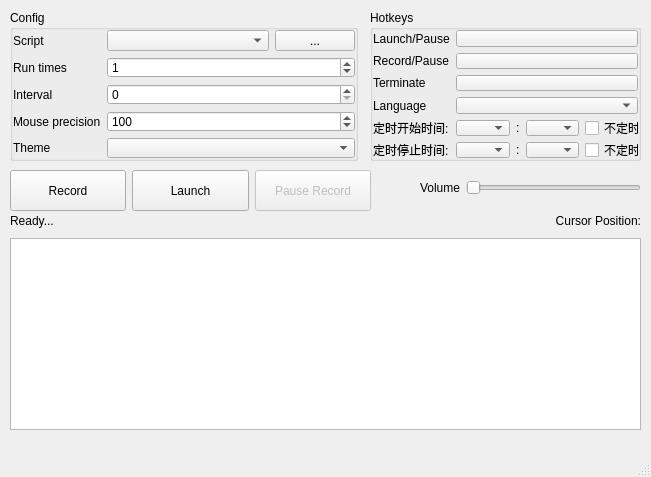
<?xml version="1.0" encoding="UTF-8"?>
<ui version="4.0">
 <class>UIView</class>
 <widget class="QMainWindow" name="UIView">
  <property name="geometry">
   <rect>
    <x>0</x>
    <y>0</y>
    <width>651</width>
    <height>477</height>
   </rect>
  </property>
  <property name="windowTitle">
   <string>KeymouseGo v5.2.1</string>
  </property>
  <property name="windowIcon">
   <iconset resource="assets.qrc">
    <normaloff>:/pic/Mondrian.png</normaloff>:/pic/Mondrian.png</iconset>
  </property>
  <widget class="QWidget" name="centralwidget">
   <widget class="QGroupBox" name="groupBox">
    <property name="geometry">
     <rect>
      <x>370</x>
      <y>10</y>
      <width>271</width>
      <height>151</height>
     </rect>
    </property>
    <property name="title">
     <string>Hotkeys</string>
    </property>
    <layout class="QGridLayout" name="gridLayout_3">
     <property name="leftMargin">
      <number>0</number>
     </property>
     <property name="topMargin">
      <number>0</number>
     </property>
     <property name="rightMargin">
      <number>0</number>
     </property>
     <property name="bottomMargin">
      <number>0</number>
     </property>
     <item row="3" column="0">
      <widget class="QLabel" name="label_language">
       <property name="text">
        <string>Language</string>
       </property>
      </widget>
     </item>
     <item row="2" column="0">
      <widget class="QLabel" name="label_stop">
       <property name="text">
        <string>Terminate</string>
       </property>
      </widget>
     </item>
     <item row="3" column="1">
      <widget class="QComboBox" name="choice_language">
       <property name="sizePolicy">
        <sizepolicy hsizetype="Minimum" vsizetype="Minimum">
         <horstretch>0</horstretch>
         <verstretch>0</verstretch>
        </sizepolicy>
       </property>
      </widget>
     </item>
     <item row="0" column="0">
      <widget class="QLabel" name="label_start_key">
       <property name="text">
        <string>Launch/Pause</string>
       </property>
      </widget>
     </item>
     <item row="1" column="0">
      <widget class="QLabel" name="label_record">
       <property name="text">
        <string>Record/Pause</string>
       </property>
      </widget>
     </item>
     <item row="0" column="1">
      <widget class="QPushButton" name="hotkey_start">
       <property name="text">
        <string/>
       </property>
      </widget>
     </item>
     <item row="1" column="1">
      <widget class="QPushButton" name="hotkey_record">
       <property name="text">
        <string/>
       </property>
      </widget>
     </item>
     <item row="2" column="1">
      <widget class="QPushButton" name="hotkey_stop">
       <property name="text">
        <string/>
       </property>
      </widget>
     </item>
     <item row="4" column="0">
      <widget class="QLabel" name="label_start_time">
       <property name="text">
        <string>定时开始时间:</string>
       </property>
      </widget>
     </item>
     <item row="4" column="1">
      <layout class="QHBoxLayout" name="horizontalLayout_3">
       <item>
        <widget class="QComboBox" name="combo_start_hour"/>
       </item>
       <item>
        <widget class="QLabel" name="label">
         <property name="text">
          <string>:</string>
         </property>
        </widget>
       </item>
       <item>
        <widget class="QComboBox" name="combo_start_min"/>
       </item>
       <item>
        <widget class="QCheckBox" name="checkbox_no_timing_start">
         <property name="text">
          <string>不定时</string>
         </property>
        </widget>
       </item>
      </layout>
     </item>
     <item row="5" column="0">
      <widget class="QLabel" name="label_stop_time">
       <property name="text">
        <string>定时停止时间:</string>
       </property>
      </widget>
     </item>
     <item row="5" column="1">
      <layout class="QHBoxLayout" name="horizontalLayout_4">
       <item>
        <widget class="QComboBox" name="combo_stop_hour"/>
       </item>
       <item>
        <widget class="QLabel" name="label_2">
         <property name="text">
          <string>:</string>
         </property>
        </widget>
       </item>
       <item>
        <widget class="QComboBox" name="combo_stop_min"/>
       </item>
       <item>
        <widget class="QCheckBox" name="checkbox_no_timing_stop">
         <property name="text">
          <string>不定时</string>
         </property>
        </widget>
       </item>
      </layout>
     </item>
    </layout>
   </widget>
   <widget class="QWidget" name="horizontalLayoutWidget">
    <property name="geometry">
     <rect>
      <x>10</x>
      <y>170</y>
      <width>361</width>
      <height>41</height>
     </rect>
    </property>
    <layout class="QHBoxLayout" name="horizontalLayout">
     <property name="sizeConstraint">
      <enum>QLayout::SetDefaultConstraint</enum>
     </property>
     <item>
      <widget class="QPushButton" name="btrecord">
       <property name="sizePolicy">
        <sizepolicy hsizetype="Minimum" vsizetype="Minimum">
         <horstretch>0</horstretch>
         <verstretch>0</verstretch>
        </sizepolicy>
       </property>
       <property name="text">
        <string>Record</string>
       </property>
      </widget>
     </item>
     <item>
      <widget class="QPushButton" name="btrun">
       <property name="sizePolicy">
        <sizepolicy hsizetype="Minimum" vsizetype="Minimum">
         <horstretch>0</horstretch>
         <verstretch>0</verstretch>
        </sizepolicy>
       </property>
       <property name="text">
        <string>Launch</string>
       </property>
      </widget>
     </item>
     <item>
      <widget class="QPushButton" name="btpauserecord">
       <property name="enabled">
        <bool>false</bool>
       </property>
       <property name="sizePolicy">
        <sizepolicy hsizetype="Minimum" vsizetype="Minimum">
         <horstretch>0</horstretch>
         <verstretch>0</verstretch>
        </sizepolicy>
       </property>
       <property name="text">
        <string>Pause Record</string>
       </property>
      </widget>
     </item>
    </layout>
   </widget>
   <widget class="QWidget" name="verticalLayoutWidget">
    <property name="geometry">
     <rect>
      <x>10</x>
      <y>210</y>
      <width>631</width>
      <height>220</height>
     </rect>
    </property>
    <layout class="QVBoxLayout" name="verticalLayout">
     <item>
      <layout class="QHBoxLayout" name="horizontalLayout_2">
       <item>
        <widget class="QLabel" name="tnumrd">
         <property name="text">
          <string>Ready...</string>
         </property>
        </widget>
       </item>
       <item>
        <widget class="QLabel" name="label_cursor_pos">
         <property name="layoutDirection">
          <enum>Qt::RightToLeft</enum>
         </property>
         <property name="text">
          <string>Cursor Position:</string>
         </property>
         <property name="alignment">
          <set>Qt::AlignRight|Qt::AlignTrailing|Qt::AlignVCenter</set>
         </property>
        </widget>
       </item>
      </layout>
     </item>
     <item>
      <widget class="QTextEdit" name="textlog">
       <property name="enabled">
        <bool>true</bool>
       </property>
       <property name="sizePolicy">
        <sizepolicy hsizetype="Minimum" vsizetype="Minimum">
         <horstretch>0</horstretch>
         <verstretch>0</verstretch>
        </sizepolicy>
       </property>
       <property name="readOnly">
        <bool>true</bool>
       </property>
      </widget>
     </item>
    </layout>
   </widget>
   <widget class="QWidget" name="formLayoutWidget_3">
    <property name="geometry">
     <rect>
      <x>420</x>
      <y>180</y>
      <width>221</width>
      <height>31</height>
     </rect>
    </property>
    <layout class="QFormLayout" name="formLayout_3">
     <item row="0" column="0">
      <widget class="QLabel" name="label_volume">
       <property name="text">
        <string>Volume</string>
       </property>
      </widget>
     </item>
     <item row="0" column="1">
      <widget class="QSlider" name="volumeSlider">
       <property name="orientation">
        <enum>Qt::Horizontal</enum>
       </property>
      </widget>
     </item>
    </layout>
   </widget>
   <widget class="QGroupBox" name="groupBox_2">
    <property name="geometry">
     <rect>
      <x>10</x>
      <y>10</y>
      <width>348</width>
      <height>151</height>
     </rect>
    </property>
    <property name="title">
     <string>Config</string>
    </property>
    <layout class="QGridLayout" name="gridLayout_4">
     <property name="leftMargin">
      <number>0</number>
     </property>
     <property name="topMargin">
      <number>0</number>
     </property>
     <property name="rightMargin">
      <number>0</number>
     </property>
     <property name="bottomMargin">
      <number>0</number>
     </property>
     <item row="3" column="1">
      <widget class="QSpinBox" name="mouse_move_interval_ms">
       <property name="sizePolicy">
        <sizepolicy hsizetype="Minimum" vsizetype="Minimum">
         <horstretch>0</horstretch>
         <verstretch>0</verstretch>
        </sizepolicy>
       </property>
       <property name="minimum">
        <number>1</number>
       </property>
       <property name="maximum">
        <number>1000</number>
       </property>
       <property name="value">
        <number>100</number>
       </property>
      </widget>
     </item>
     <item row="0" column="1">
      <layout class="QGridLayout" name="gridLayout" columnstretch="3,1">
       <property name="sizeConstraint">
        <enum>QLayout::SetDefaultConstraint</enum>
       </property>
       <item row="0" column="0">
        <widget class="QComboBox" name="choice_script">
         <property name="sizePolicy">
          <sizepolicy hsizetype="Minimum" vsizetype="Minimum">
           <horstretch>0</horstretch>
           <verstretch>0</verstretch>
          </sizepolicy>
         </property>
        </widget>
       </item>
       <item row="0" column="1">
        <widget class="QPushButton" name="bt_open_script_files">
         <property name="sizePolicy">
          <sizepolicy hsizetype="Minimum" vsizetype="Minimum">
           <horstretch>0</horstretch>
           <verstretch>0</verstretch>
          </sizepolicy>
         </property>
         <property name="text">
          <string>...</string>
         </property>
        </widget>
       </item>
      </layout>
     </item>
     <item row="3" column="0">
      <widget class="QLabel" name="label_execute_interval">
       <property name="text">
        <string>Mouse precision</string>
       </property>
      </widget>
     </item>
     <item row="4" column="0">
      <widget class="QLabel" name="label_theme">
       <property name="text">
        <string>Theme</string>
       </property>
      </widget>
     </item>
     <item row="1" column="0">
      <widget class="QLabel" name="label_run_times">
       <property name="text">
        <string>Run times</string>
       </property>
      </widget>
     </item>
     <item row="1" column="1">
      <widget class="QSpinBox" name="stimes">
       <property name="sizePolicy">
        <sizepolicy hsizetype="Minimum" vsizetype="Minimum">
         <horstretch>0</horstretch>
         <verstretch>0</verstretch>
        </sizepolicy>
       </property>
       <property name="maximum">
        <number>99999</number>
       </property>
       <property name="value">
        <number>1</number>
       </property>
      </widget>
     </item>
     <item row="4" column="1">
      <widget class="QComboBox" name="choice_theme">
       <property name="sizePolicy">
        <sizepolicy hsizetype="Minimum" vsizetype="Minimum">
         <horstretch>0</horstretch>
         <verstretch>0</verstretch>
        </sizepolicy>
       </property>
      </widget>
     </item>
     <item row="0" column="0">
      <widget class="QLabel" name="label_script">
       <property name="text">
        <string>Script</string>
       </property>
      </widget>
     </item>
     <item row="2" column="0">
      <widget class="QLabel" name="label_interval">
       <property name="text">
        <string>Interval</string>
       </property>
      </widget>
     </item>
     <item row="2" column="1">
      <widget class="QSpinBox" name="interval">
       <property name="sizePolicy">
        <sizepolicy hsizetype="Minimum" vsizetype="Minimum">
         <horstretch>0</horstretch>
         <verstretch>0</verstretch>
        </sizepolicy>
       </property>
       <property name="maximum">
        <number>1000000000</number>
       </property>
      </widget>
     </item>
    </layout>
   </widget>
  </widget>
  <widget class="QMenuBar" name="menubar">
   <property name="geometry">
    <rect>
     <x>0</x>
     <y>0</y>
     <width>651</width>
     <height>21</height>
    </rect>
   </property>
  </widget>
  <widget class="QStatusBar" name="statusbar"/>
 </widget>
 <resources>
  <include location="assets.qrc"/>
 </resources>
 <connections/>
</ui>
